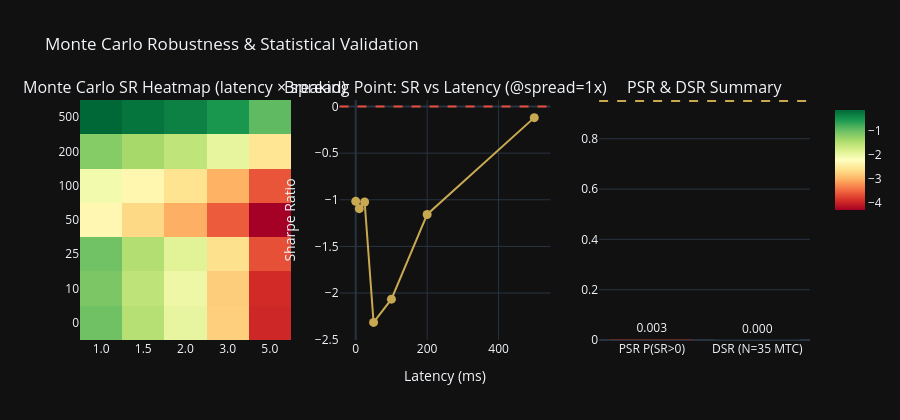

The cell this chart's notebook holds for it:
### Code cell
pivot_sr = mc_df.pivot(index='latency_ms', columns='spread_mult', values='SR')

fig = make_subplots(rows=1, cols=3,
    subplot_titles=['Monte Carlo SR Heatmap (latency × spread)',
                    'Breaking Point: SR vs Latency (@spread=1x)',
                    'PSR & DSR Summary'])

# Heatmap
fig.add_trace(go.Heatmap(
    z=pivot_sr.values, x=[str(c) for c in pivot_sr.columns],
    y=[str(r) for r in pivot_sr.index],
    colorscale='RdYlGn', colorbar=dict(len=0.5, y=0.75),
    showscale=True), row=1, col=1)

# SR vs latency at spread_mult=1.0
lat_sr = mc_df[mc_df['spread_mult'] == 1.0].sort_values('latency_ms')
fig.add_trace(go.Scatter(x=lat_sr['latency_ms'], y=lat_sr['SR'],
                          mode='lines+markers',
                          line=dict(color=GOLD), marker=dict(size=9),
                          name='SR vs Latency', showlegend=False), row=1, col=2)
fig.add_hline(y=0, line_color=RED, line_dash='dash', row=1, col=2)

# PSR / DSR bar
labels = ['PSR\nP(SR>0)', f'DSR\n(N={N_tot} MTC)']
vals   = [psr_val, max(dsr_val, 0)]
colors = [GREEN if v >= 0.95 else GOLD if v >= 0.7 else RED for v in vals]
fig.add_trace(go.Bar(x=labels, y=vals, marker_color=colors,
                     text=[f'{v:.3f}' for v in vals], textposition='outside',
                     showlegend=False), row=1, col=3)
fig.add_hline(y=0.95, line_color=GOLD, line_dash='dash', row=1, col=3)

fig.update_layout(template=THEME, height=420,
    title='Monte Carlo Robustness & Statistical Validation')
fig.update_yaxes(title_text='Sharpe Ratio', row=1, col=2)
fig.update_xaxes(title_text='Latency (ms)', row=1, col=2)
fig.show()

### Figure 1 — Plotly figure (JSON) as saved in the notebook; plotly's stock layout.template omitted (floating-point values rounded to 4 significant figures)
{"data": [{"colorbar": {"len": 0.5, "y": 0.75}, "colorscale": [[0, "rgb(165,0,38)"], [0.1, "rgb(215,48,39)"], [0.2, "rgb(244,109,67)"], [0.3, "rgb(253,174,97)"], [0.4, "rgb(254,224,139)"], [0.5, "rgb(255,255,191)"], [0.6, "rgb(217,239,139)"], [0.7, "rgb(166,217,106)"], [0.8, "rgb(102,189,99)"], [0.9, "rgb(26,152,80)"], [1, "rgb(0,104,55)"]], "showscale": true, "type": "heatmap", "x": ["1.0", "1.5", "2.0", "3.0", "5.0"], "xaxis": "x", "y": ["0", "10", "25", "50", "100", "200", "500"], "yaxis": "y", "z": [[-1.017, -1.5, -1.955, -2.765, -3.955], [-1.095, -1.564, -2.006, -2.788, -3.923], [-1.024, -1.469, -1.886, -2.616, -3.656], [-2.315, -2.687, -3.023, -3.582, -4.296], [-2.065, -2.33, -2.576, -3.008, -3.628], [-1.157, -1.37, -1.573, -1.946, -2.551], [-0.1191, -0.2223, -0.3251, -0.5278, -0.9164]]}, {"line": {"color": "#C8A951"}, "marker": {"size": 9}, "mode": "lines+markers", "name": "SR vs Latency", "showlegend": false, "type": "scatter", "x": [0, 10, 25, 50, 100, 200, 500], "xaxis": "x2", "y": [-1.017, -1.095, -1.024, -2.315, -2.065, -1.157, -0.1191], "yaxis": "y2"}, {"marker": {"color": ["#E74C3C", "#E74C3C"]}, "showlegend": false, "text": ["0.003", "0.000"], "textposition": "outside", "type": "bar", "x": ["PSR\nP(SR>0)", "DSR\n(N=35 MTC)"], "xaxis": "x3", "y": [0.003104, 0], "yaxis": "y3"}], "layout": {"annotations": [{"font": {"size": 16}, "showarrow": false, "text": "Monte Carlo SR Heatmap (latency × spread)", "x": 0.1444, "xanchor": "center", "xref": "paper", "y": 1, "yanchor": "bottom", "yref": "paper"}, {"font": {"size": 16}, "showarrow": false, "text": "Breaking Point: SR vs Latency (@spread=1x)", "x": 0.5, "xanchor": "center", "xref": "paper", "y": 1, "yanchor": "bottom", "yref": "paper"}, {"font": {"size": 16}, "showarrow": false, "text": "PSR & DSR Summary", "x": 0.8556, "xanchor": "center", "xref": "paper", "y": 1, "yanchor": "bottom", "yref": "paper"}], "height": 420, "shapes": [{"line": {"color": "#E74C3C", "dash": "dash"}, "type": "line", "x0": 0, "x1": 1, "xref": "x2 domain", "y0": 0, "y1": 0, "yref": "y2"}, {"line": {"color": "#C8A951", "dash": "dash"}, "type": "line", "x0": 0, "x1": 1, "xref": "x3 domain", "y0": 0.95, "y1": 0.95, "yref": "y3"}], "title": {"text": "Monte Carlo Robustness & Statistical Validation"}, "xaxis": {"anchor": "y", "domain": [0, 0.2889]}, "xaxis2": {"anchor": "y2", "domain": [0.3556, 0.6444], "title": {"text": "Latency (ms)"}}, "xaxis3": {"anchor": "y3", "domain": [0.7111, 1]}, "yaxis": {"anchor": "x", "domain": [0, 1]}, "yaxis2": {"anchor": "x2", "domain": [0, 1], "title": {"text": "Sharpe Ratio"}}, "yaxis3": {"anchor": "x3", "domain": [0, 1]}}}
